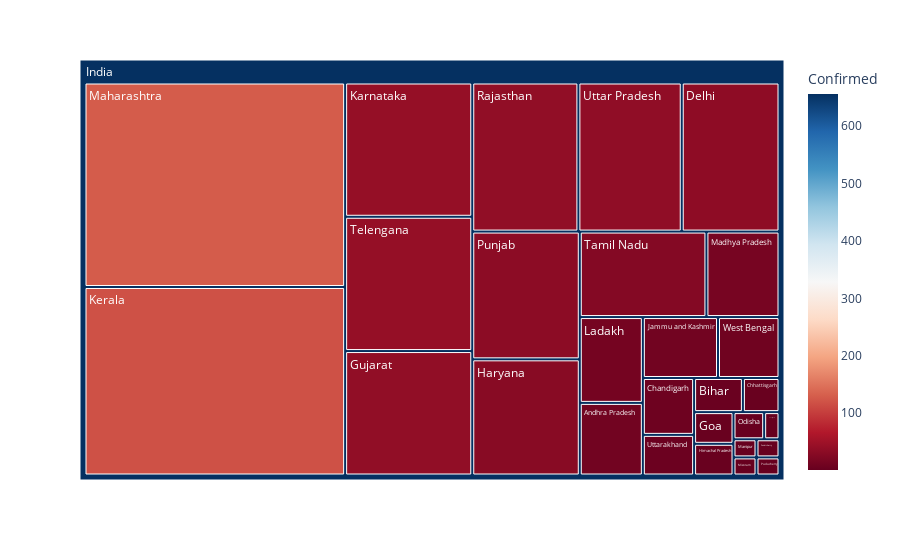

Write notebook code for a chart like this one.
### Markdown cell above
# State wise analysis(Tree map)

### Code cell
statewise_cases = pd.DataFrame(covid_19_India.groupby(['State'])['Confirmed', 'Deaths', 'Cured'].max().reset_index())
statewise_cases["Country"] = "India" # in order to have a single root node
fig = px.treemap(statewise_cases, path=['Country','State'], values='Confirmed',
                  color='Confirmed', hover_data=['State'],
                  color_continuous_scale='RdBu')
fig.show()

### Figure 1 — Plotly figure (JSON) as saved in the notebook; plotly's stock layout.template omitted (floating-point values rounded to 4 significant figures)
{"data": [{"branchvalues": "total", "customdata": [["Andhra Pradesh", 11], ["Bihar", 4], ["Chandigarh", 7], ["Chattisgarh", 1], ["Chhattisgarh", 3], ["Delhi", 35], ["Goa", 3], ["Gujarat", 38], ["Haryana", 30], ["Himachal Pradesh", 3], ["Jammu and Kashmir", 11], ["Karnataka", 41], ["Kerala", 118], ["Ladakh", 13], ["Madhya Pradesh", 15], ["Maharashtra", 128], ["Manipur", 1], ["Mizoram", 1], ["Odisha", 2], ["Pondicherry", 1], ["Puducherry", 1], ["Punjab", 33], ["Rajasthan", 38], ["Tamil Nadu", 26], ["Telengana", 41], ["Uttar Pradesh", 37], ["Uttarakhand", 5], ["West Bengal", 9], ["(?)", 656]], "domain": {"x": [0.0, 1.0], "y": [0.0, 1.0]}, "hoverlabel": {"namelength": 0}, "hovertemplate": "State=%{customdata[0]}<br>Confirmed=%{color}<br>labels=%{label}<br>parent=%{parent}<br>id=%{id}", "ids": ["India/Andhra Pradesh", "India/Bihar", "India/Chandigarh", "India/Chattisgarh", "India/Chhattisgarh", "India/Delhi", "India/Goa", "India/Gujarat", "India/Haryana", "India/Himachal Pradesh", "India/Jammu and Kashmir", "India/Karnataka", "India/Kerala", "India/Ladakh", "India/Madhya Pradesh", "India/Maharashtra", "India/Manipur", "India/Mizoram", "India/Odisha", "India/Pondicherry", "India/Puducherry", "India/Punjab", "India/Rajasthan", "India/Tamil Nadu", "India/Telengana", "India/Uttar Pradesh", "India/Uttarakhand", "India/West Bengal", "India"], "labels": ["Andhra Pradesh", "Bihar", "Chandigarh", "Chattisgarh", "Chhattisgarh", "Delhi", "Goa", "Gujarat", "Haryana", "Himachal Pradesh", "Jammu and Kashmir", "Karnataka", "Kerala", "Ladakh", "Madhya Pradesh", "Maharashtra", "Manipur", "Mizoram", "Odisha", "Pondicherry", "Puducherry", "Punjab", "Rajasthan", "Tamil Nadu", "Telengana", "Uttar Pradesh", "Uttarakhand", "West Bengal", "India"], "marker": {"coloraxis": "coloraxis", "colors": [11, 4, 7, 1, 3, 35, 3, 38, 30, 3, 11, 41, 118, 13, 15, 128, 1, 1, 2, 1, 1, 33, 38, 26, 41, 37, 5, 9, 656]}, "name": "", "parents": ["India", "India", "India", "India", "India", "India", "India", "India", "India", "India", "India", "India", "India", "India", "India", "India", "India", "India", "India", "India", "India", "India", "India", "India", "India", "India", "India", "India", ""], "type": "treemap", "values": [11, 4, 7, 1, 3, 35, 3, 38, 30, 3, 11, 41, 118, 13, 15, 128, 1, 1, 2, 1, 1, 33, 38, 26, 41, 37, 5, 9, 656]}], "layout": {"coloraxis": {"colorbar": {"title": {"text": "Confirmed"}}, "colorscale": [[0.0, "rgb(103,0,31)"], [0.1, "rgb(178,24,43)"], [0.2, "rgb(214,96,77)"], [0.3, "rgb(244,165,130)"], [0.4, "rgb(253,219,199)"], [0.5, "rgb(247,247,247)"], [0.6, "rgb(209,229,240)"], [0.7, "rgb(146,197,222)"], [0.8, "rgb(67,147,195)"], [0.9, "rgb(33,102,172)"], [1.0, "rgb(5,48,97)"]]}, "legend": {"tracegroupgap": 0}, "margin": {"t": 60}}}
